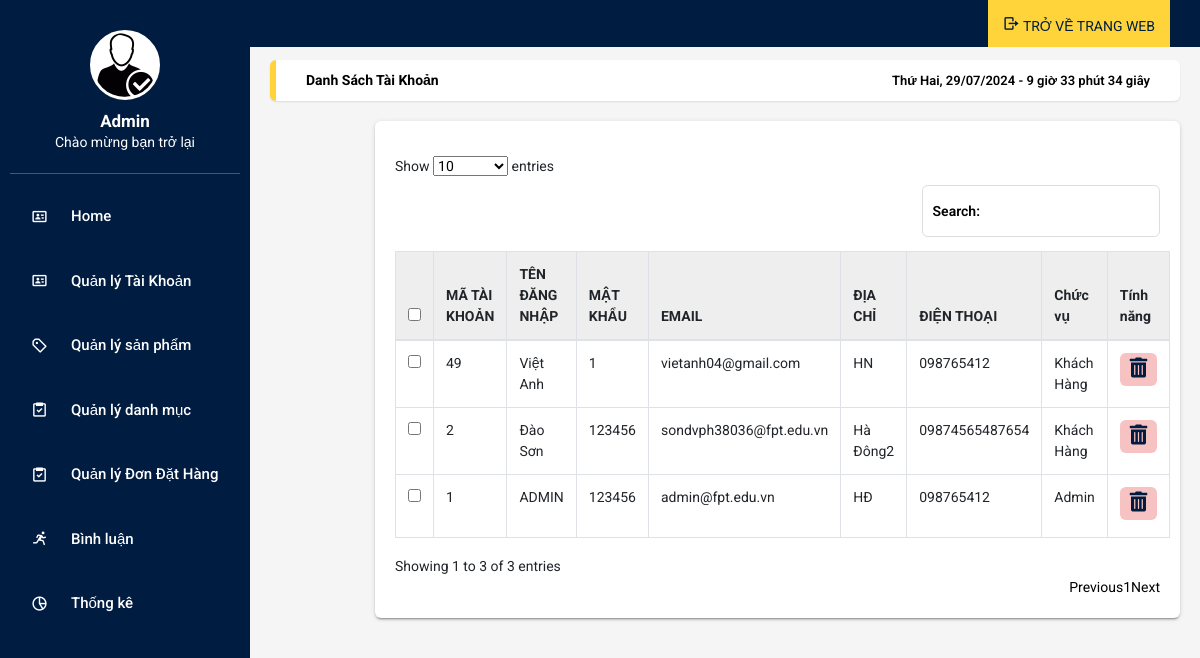
The app's page /admin/index.php?act=dskh with its own data.
### tables this page shows
CREATE TABLE `taikhoan` (
  `id` int NOT NULL,
  `user` varchar(50) NOT NULL,
  `pass` varchar(50) NOT NULL,
  `email` varchar(255) NOT NULL,
  `address` varchar(255) DEFAULT NULL,
  `tel` varchar(20) DEFAULT NULL,
  `role` int NOT NULL DEFAULT '0'
);

### admin/model/pdo.php (called while the page is built, shortened)
<?php
function pdo_get_connection(){
    $dburl = "mysql:host=localhost;dbname=duan1;charset=utf8";
    $username = 'root';
    $password = '';
    $conn = new PDO($dburl, $username, $password);
    $conn->setAttribute(PDO::ATTR_ERRMODE, PDO::ERRMODE_EXCEPTION);
    return $conn;
}
function pdo_query($sql){
    $sql_args = array_slice(func_get_args(), 1);
    try{
        $conn = pdo_get_connection();
        $stmt = $conn->prepare($sql);
        $stmt->execute($sql_args);
        $rows = $stmt->fetchAll();
        return $rows;
    }
    catch(PDOException $e){
        throw $e;
    }
    finally{
        unset($conn);
    }
}

### admin/model/taikhoan.php (called while the page is built, shortened)
<?php
function loadall_taikhoan()
{
    $sql = "SELECT * FROM taikhoan order by id desc";
    $listtaikhoan = pdo_query($sql);
    return $listtaikhoan;
}
function convertChucVu($chucVuNumber)
{
    switch ($chucVuNumber) {
        case 1:
            return 'Admin';
        case 2:
            return 'Khách Hàng';
    }
}

### admin/taikhoan/list.php (the view, shortened to what this page needs)
  <main class="app-content">
    <div class="app-title">
      <ul class="app-breadcrumb breadcrumb side">
        <li class="breadcrumb-item active"><a href="#"><b>Danh sách tài khoản</b></a></li>
      </ul>
      <div id="clock"></div>
    </div>
    <div class="row">
      <div class="col-md-12">
        <div class="tile">
          <div class="tile-body">
            <table class="table table-hover table-bordered js-copytextarea" cellpadding="0" cellspacing="0" border="0"
              id="sampleTable">
              <thead>
                <tr>
                  <th width="10"><input type="checkbox" id="all"></th>
                  <th>MÃ TÀI KHOẢN</th>
                  <th width="150">TÊN ĐĂNG NHẬP</th>
                  <th width="20">MẬT KHẨU</th>
                  <th width="300">EMAIL</th>
                  <th>ĐỊA CHỈ</th>
                  <th>ĐIỆN THOẠI</th>
                  <th>Chức vụ</th>
                  <th width="100">Tính năng</th>
                </tr>
              </thead>
              <tbody>
              <?php
                foreach ($listtaikhoan as $taikhoan) {
                    extract($taikhoan);
                    $xoatk = "index.php?act=xoatk&id=" . $id;
                    $chucVuInWords = convertChucVu($role);
                    echo '<td><input type="checkbox" name="" id=""></td>
                 <td>' . $id . '</td>
                 <td>' . $user . '</td>
                 <td>' . $pass . '</td>
                 <td>' . $email . '</td>
                 <td>' . $address. '</td>
                 <td>' . $tel . '</td>
                 <td>' . $chucVuInWords . '</td>
                 <td class="table-td-center"><a href ="' .$xoatk. '"><button class="btn btn-primary btn-sm trash" type="button" title="Xóa"
                      onclick="myFunction(this)"><i class="fas fa-trash-alt"></i></a>
                    </button>
                    </td>
                  </td>
             </tr>';
                }
                ?>
              </tbody>
            </table>
          </div>
        </div>
      </div>
    </div>
  </main>
</body>
</html>

### admin/css/main.css (style rules this page uses)
:root { --font_family: 'Roboto', sans-serif; --main_color: #001C40; --main_bg: #FFD43B; --login_bg: #001C40; --white_bg:#ffffff; --onehundred_percent:100%; --black_color:#000; --back_bg:#000000; --margin_0:0px; --padding_0:0px; --none:none; --transparent:transparent; --font_14:14px; --font_13:13px; --font_15:15px; --font_17:17px; --font-22:22px; --nine-900:900; --center:center; --one_five:1.5; --radius_5px:.357rem; --vh_100:100vh; --h_45:45px; --auto:auto; --w_960px: 960px; --w_316:316px; --w_500: 500; --w300:300px; --flex-element:flex; --wrap-element:wrap; --radius_10:10px; --px_1:1px; --e_flex:flex; --shadow-form:1px 1px 10px #00000070; --hidden-element:hidden; --bg-cover:cover; --cursor_pointer:pointer; --p_wrap_login:100px 100px 50px 100px; --shadow_login:0px 0px 20px 0px #0000003b; }
* { margin: var(--margin_0); padding: var(--padding_0); box-sizing: border-box; }
body, html { height: var(--onehundred_percent); font-family: var(--font_family); background: var(--white_bg); }
a { font-family: var(--font_family); font-size: var(--font_14); color: var(--black_color); margin: var(--margin_0); }
ul, li { margin: var(--margin_0); list-style-type: var(--none); }
input { outline: var(--none); border: var(--none); }
button { outline: var(--none) !important; border: var(--none); background: var(--transparent); }
.symbol-input100 i,.fas { color: var(--main_color) !important; font-size: 20px; }
.fas, .far { color: var(--black_color); }

### records on screen
taikhoan: id "49", user "Việt Anh", pass "1", email "vietanh04@gmail.com", address "HN", tel "098765412", role "Khách Hàng"
taikhoan: id "2", user "Đào Sơn", pass "123456", email "sondvph38036@fpt.edu.vn", address "Hà Đông2", tel "09874565487654", role "Khách Hàng"
taikhoan: id "1", user "ADMIN", pass "123456", email "admin@fpt.edu.vn", address "HĐ", tel "098765412", role "Admin"
